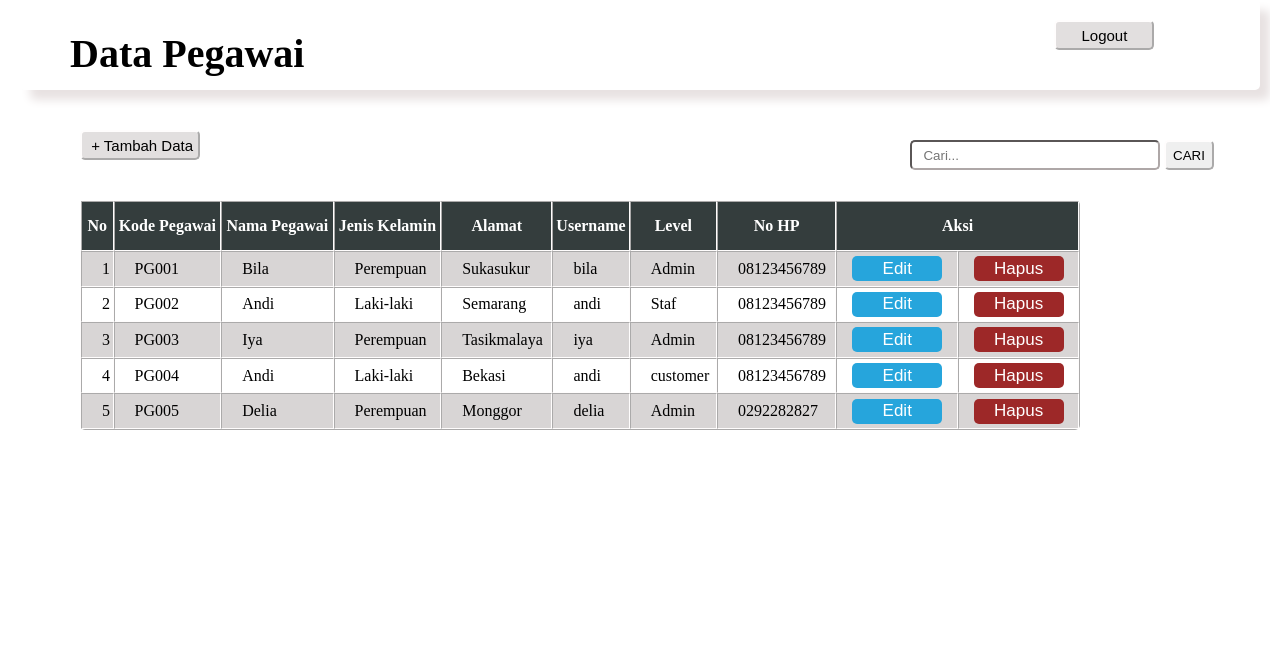
/datapegawai.php (signed in), run on the app's committed database.
### tables this page shows
CREATE TABLE `pegawai` (
  `kodepegawai` varchar(5) NOT NULL,
  `namapegawai` varchar(20) NOT NULL,
  `jk` enum('L','P') NOT NULL,
  `alamat` text NOT NULL,
  `username` varchar(20) NOT NULL,
  `password` varchar(50) NOT NULL,
  `level` varchar(10) NOT NULL,
  `nohp` varchar(11) NOT NULL
);

### datapegawai.php (the view, shortened to what this page needs)
<link rel="stylesheet" href="pegawai.css">
<div class="judul">
     <h2 class="a">Data Pegawai</h2>
     <a href="keluar.php"><input type="button" value="Logout" class="logout"></a>
 </div>
 <div class="data">
 <div class="serch">
        <a href="halut.php?page=inputpegawai"><input type="button" name="tambah" value=" + Tambah Data" class="tambah"></a>
        <form action="" method="post">
            <input type="text" name="txtcari" id="" class="cari" placeholder="&nbsp Cari...">
            <input type="submit" value="CARI" name="cari" class="cari2">
        </form>
    </div>
<table border="1" cellspacing="0" cellpadding="10" width="1000" height="230">
    <tr style="height:50px;">
        <th  style="background-color:rgb(52, 61, 61); color:white;">No</th>
        <th  style="background-color:rgb(52, 61, 61); color:white;">Kode Pegawai</th>
        <th  style="background-color:rgb(52, 61, 61); color:white;">Nama Pegawai</th>
        <th  style="background-color:rgb(52, 61, 61); color:white;">Jenis Kelamin</th>
        <th  style="background-color:rgb(52, 61, 61); color:white;">Alamat</th>
        <th  style="background-color:rgb(52, 61, 61); color:white;">Username</th>
        <th  style="background-color:rgb(52, 61, 61); color:white;">Level</th>
        <th  style="background-color:rgb(52, 61, 61); color:white;">No HP</th>
        <th  style="background-color:rgb(52, 61, 61); color:white;" colspan="2">Aksi</th>
   </tr>
    <?php
        include "koneksi.php";
          if(isset($_POST['cari'])){
              $cari = $_POST['txtcari'];
              $query = mysqli_query($koneksi,"SELECT * FROM pegawai WHERE kodepegawai LIKE '$cari%' OR namapegawai LIKE '$cari%'");
          }else{
              $query = mysqli_query($koneksi,"SELECT * FROM pegawai");
          }
          $no = 1;
           while($data = mysqli_fetch_array($query)){
               ?>
    <tr>
        <td><?= $no++?></td>
        <td><?=$data['kodepegawai']?></td>
        <td><?=$data['namapegawai']?></td>
        <td><?=($data['jk']=='L')?'Laki-laki' :'Perempuan'?></td>
        <td><?=$data['alamat']?></td>
        <td><?=$data['username']?></td>
        <td><?=$data['level']?></td>
        <td><?=$data['nohp']?></td>
        <td><a href="halut.php?page=editpegawai&id=<?=$data['kodepegawai']?>"><input type="button" value="Edit" class="tekan1"></a></td>
        <td><a href="hapuspegawai.php?id=<?=$data['kodepegawai']?>"
                onclick="return confirm('Hapus Data ini?')"><input type="button" value="Hapus" class="tekan2"></a> </td>
    </tr>
    <?php } ?>
</table>
</div>

### pegawai.css (style rules this page uses)
* { margin: 0; padding: 0; }
.judul { box-shadow: 10px 10px 10px rgb(232, 226, 226); border-radius: 5px; padding: 20px; width: 1200px; margin-left: 20px; height: 50px; display: flex; }
.logout { margin-left: 750px; width: 100px; height: 30px; border-radius: 5px; background-color: #e2dfdf; font-size: 15px; border-color: rgb(255, 253, 253); }
.a { margin-top: 10px; margin-left: 30px; font-size: 40px; }
.data { width: 1200px; height: 500px; margin-left: 30px; margin-top: 20px; padding-top: 15px; background-color: white; font-family: Georgia, 'Times New Roman', Times, serif; }
.data table { margin-left: 50px; margin-top: 30px; border-radius: 5px; border-color: rgb(255, 253, 253); }
.data table tr:nth-child(even) { background-color: #d8d5d5; }
.data table td { padding-left: 20px; }
.serch { width: 1150px; margin-left: 35px; padding-top: 15px; display: flex; justify-content: space-between; }
.cari { height: 25px; width: 40px; border-color: rgb(174, 167, 167); }
.tekan1 { margin-right: 5px; margin-left: -5px; width: 90px; height: 25px; border-radius: 5px; background-color: rgb(38, 165, 220); border: none; font-size: 17px; color: white; }
.tekan2 { margin-right: 5px; margin-left: -5px; width: 90px; height: 25px; border-radius: 5px; background-color: rgb(157, 40, 40); border: none; font-size: 17px; color: white; }
.tambah { width: 120px; height: 30px; margin-top: -10px; margin-left: 15; font-size: 15px; border-radius: 5px; background-color: #e2dfdf; border-color: rgb(255, 253, 253); }
.cari { width: 250px; height: 30px; margin-top: -10px; border-radius: 5px; padding-left: 4px; }
.cari2 { margin-right: 1px; height: 30px; border-radius: 5px; width: 50px; border-color: rgb(255, 253, 253); }

### data on the page
pegawai: kodepegawai "PG001", namapegawai "Bila", jk "Perempuan", alamat "Sukasukur", username "bila", level "Admin", nohp "08123456789"
pegawai: kodepegawai "PG002", namapegawai "Andi", jk "Laki-laki", alamat "Semarang", username "andi", level "Staf", nohp "08123456789"
pegawai: kodepegawai "PG003", namapegawai "Iya", jk "Perempuan", alamat "Tasikmalaya", username "iya", level "Admin", nohp "08123456789"
pegawai: kodepegawai "PG004", namapegawai "Andi", jk "Laki-laki", alamat "Bekasi", username "andi", level "customer", nohp "08123456789"
pegawai: kodepegawai "PG005", namapegawai "Delia", jk "Perempuan", alamat "Monggor", username "delia", level "Admin", nohp "0292282827"
